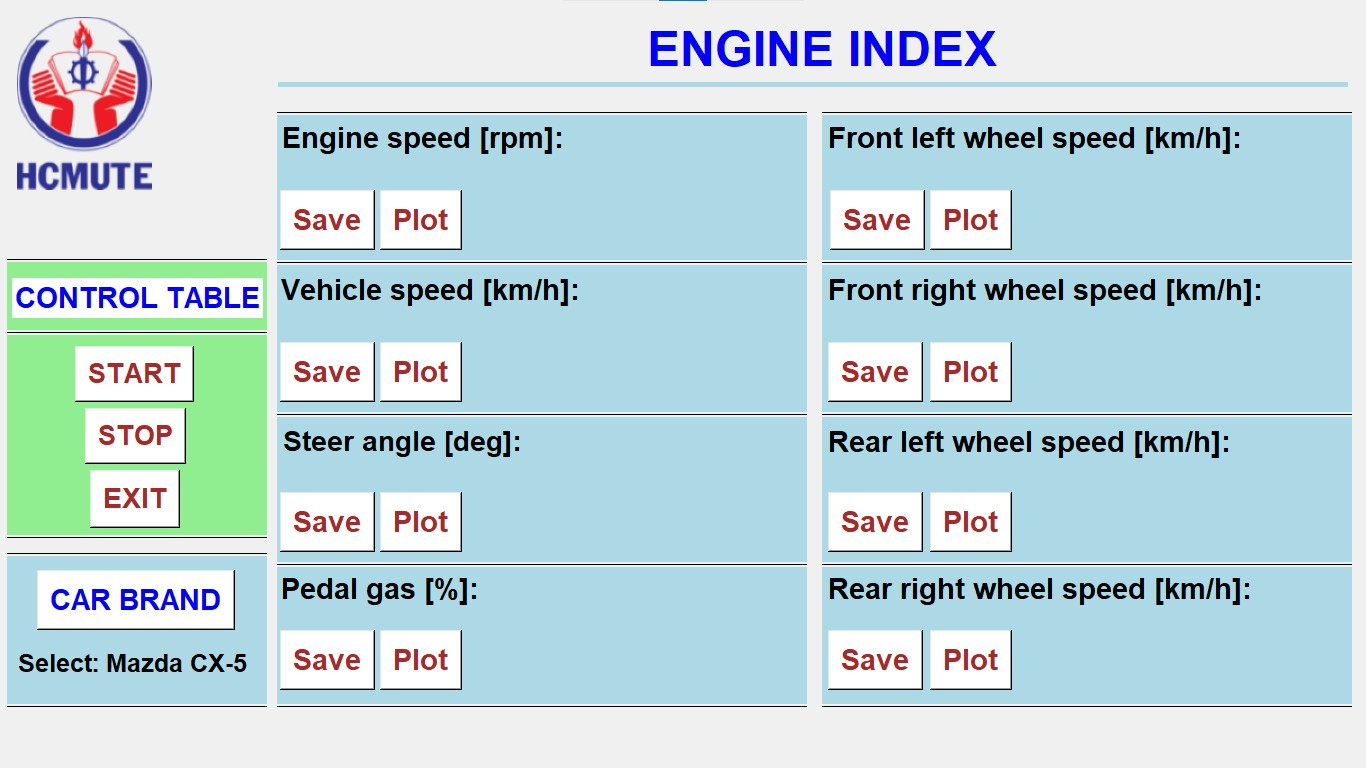

Recreate this plot in Python.
import os
import csv
import time
import serial
import matplotlib.pyplot as plt
from matplotlib.backends.backend_tkagg import FigureCanvasTkAgg
from tkinter import *
from tkinter import filedialog
from matplotlib.animation import FuncAnimation
from matplotlib.figure import Figure
from tkinter import messagebox
from tkinter import *

ser = serial.Serial('COM10', 115200) 

data_list1 = []
data_list2 = []
data_list3 = []
data_list4 = []
data_list5 = []
data_list6 = []
data_list7 = []
data_list8 = []
def exit_program():
    if messagebox.askokcancel("Exit", "Do you want to exit the program?"):
        win.destroy()
def show_car_brands():
    car_brands = [
        "Toyota",
        "Honda",
        "Ford",
        "Mazda CX-5",
         "Hyundai",
        "Mercedes",
        "BMW",
        "Volvo",
        "Peugeot",
    ]
    def select_car_brand(event):
        selected_index = listbox.curselection()
        if selected_index:
            selected_car_brand = listbox.get(selected_index)
            label.config(text=f"Select: {selected_car_brand}")
    window = Toplevel(win)
    window.title("Car brand list")
    scroll =Scrollbar(window)
    scroll.pack(side=RIGHT, fill=Y)
    listbox = Listbox(window, yscrollcommand=scroll.set) 
    for car_brand in car_brands:
        listbox.insert(END, car_brand)
    listbox.pack(side=LEFT, fill=BOTH)
    scroll.config(command=listbox.yview) 
    listbox.bind("<<ListboxSelect>>", select_car_brand)

def update_data():
    if ser.in_waiting > 0:
        data1 = ser.readline().decode().strip()
        value = int(data1)
        if 600 <= value <= 6000 :
          label1.config(text="Engine speed [rpm]: " + str(value))
          data_list1.append(value)
    if ser.in_waiting > 0:
        data2 = ser.readline().decode().strip()
        value = int(data2)
        if 0 <= value <= 18 :
          label2.config(text="Vehicle speed [km/h]: " + str(value))
          data_list2.append(value)
    if ser.in_waiting > 0: 
        data3 = ser.readline().decode().strip()  
        value = int(data3)
        if (-500 <= value <= 0) or (10 <= value <= 500) :
            label3.config(text="Steer angle [deg]: " + str(value))
            data_list3.append(value)
    if ser.in_waiting > 0: 
        data4 = ser.readline().decode().strip()  
        value = int(data4)
        if 0 <= value <= 70 :
            label4.config(text='Pedal gas [%]:' + str(value))
        data_list4.append(value)
    if ser.in_waiting > 0: 
        data5 = ser.readline().decode().strip()  
        value = int(data5)
        if 0 <= value <= 18 :
            label5.config(text=" Front left wheel speed[km/h]:" + str(value))
        data_list5.append(value)
    if ser.in_waiting > 0: 
        data6 = ser.readline().decode().strip()  
        value = int(data6)
        if 0 <= value <= 18 :
            label6.config(text=" Front right wheel speed[km/h]:" + str(value))
        data_list6.append(value)
    if ser.in_waiting > 0: 
        data7 = ser.readline().decode().strip()  
        value = int(data7)
        if 0 <= value <= 18 :
            label7.config(text=" Rear left wheel speed[km/h]:" + str(value))
        data_list7.append(value)     
    if ser.in_waiting > 0: 
        data8 = ser.readline().decode().strip()  
        value = int(data8)
        if 0 <= value <= 18 :
            label8.config(text=" Rear right wheel speed[km/h]:" + str(value))
        data_list8.append(value)
    if button_stop["state"] == "normal":
       button_start.after(100,update_data) 

def start_reading():
    button_start.config(state="disabled")
    button_stop.config(state="normal")
    update_data()
def stop_reading():
    button_start.config(state="normal")
    button_stop.config(state="disabled")

def save_data1():
    documents_folder = os.path.expanduser("~/Documents")
    if not os.path.exists(documents_folder):
        os.makedirs(documents_folder)
    file_path = filedialog.asksaveasfilename(initialdir=documents_folder, defaultextension='.csv')
    if file_path:
        with open(file_path, 'w', newline='') as data_file:
            writer = csv.writer(data_file)
            writer.writerow(['Time [sec]', 'Engine speed [rpm]'])  
            start_time = time.time()
            current_time = round(time.time() - start_time)
            for value in data_list1:  
                writer.writerow([current_time, value])  
                data_file.flush()  
                time.sleep(1) 
                current_time = round(time.time() - start_time)

def save_data2():
    documents_folder = os.path.expanduser("~/Documents")
    if not os.path.exists(documents_folder):
        os.makedirs(documents_folder)
    file_path = filedialog.asksaveasfilename(initialdir=documents_folder, defaultextension='.csv')
    if file_path:
        with open(file_path, 'w', newline='') as data_file:
            writer = csv.writer(data_file)
            writer.writerow(['Time [sec]','Vehicle speed [km/h]'])  
            start_time = time.time()
            current_time = round(time.time() - start_time)
            for value in data_list2:  
                writer.writerow([current_time, value])  
                data_file.flush()  
                time.sleep(1) 
                current_time = round(time.time() - start_time)

def save_data3():
    documents_folder = os.path.expanduser("~/Documents")
    if not os.path.exists(documents_folder):
        os.makedirs(documents_folder)
    file_path = filedialog.asksaveasfilename(initialdir=documents_folder, defaultextension='.csv')
    if file_path:
        with open(file_path, 'w', newline='') as data_file:
            writer = csv.writer(data_file)
            writer.writerow(['Time [sec]','Steer angle [deg]'])  
            start_time = time.time()
            current_time = round(time.time() - start_time)
            for value in data_list3:  
                writer.writerow([current_time, value])  
                data_file.flush()  
                time.sleep(1)  
                current_time = round(time.time() - start_time)

def save_data4():
    documents_folder = os.path.expanduser("~/Documents")
    if not os.path.exists(documents_folder):
        os.makedirs(documents_folder)
    file_path = filedialog.asksaveasfilename(initialdir=documents_folder, defaultextension='.csv')
    if file_path:
        with open(file_path, 'w', newline='') as data_file:
            writer = csv.writer(data_file)
            writer.writerow(['Time [sec]','Pedal gas [%]']) 
            start_time = time.time()
            current_time = round(time.time() - start_time)
            for value in data_list4: 
                writer.writerow([current_time, value])  
                data_file.flush()  
                time.sleep(1) 
                current_time = round(time.time() - start_time)     

def save_data5():
    documents_folder = os.path.expanduser("~/Documents")
    if not os.path.exists(documents_folder):
        os.makedirs(documents_folder)
    file_path = filedialog.asksaveasfilename(initialdir=documents_folder, defaultextension='.csv')
    if file_path:
        with open(file_path, 'w', newline='') as data_file:
            writer = csv.writer(data_file)
            writer.writerow(['Time [sec]','Front left wheel speed [km/h]']) 
            start_time = time.time()
            current_time = round(time.time() - start_time)
            for value in data_list5: 
                writer.writerow([current_time, value])  
                data_file.flush()  
                time.sleep(1) 
                current_time = round(time.time() - start_time)

def save_data6():
    documents_folder = os.path.expanduser("~/Documents")
    if not os.path.exists(documents_folder):
        os.makedirs(documents_folder)
    file_path = filedialog.asksaveasfilename(initialdir=documents_folder, defaultextension='.csv')
    if file_path:
        with open(file_path, 'w', newline='') as data_file:
            writer = csv.writer(data_file)
            writer.writerow(['Time [sec]','Front right wheel speed [km/h]'])  
            start_time = time.time()
            current_time = round(time.time() - start_time)
            for value in data_list6:  
                writer.writerow([current_time, value])  
                data_file.flush()  
                time.sleep(1) 
                current_time = round(time.time() - start_time)

def save_data7():
    documents_folder = os.path.expanduser("~/Documents")
    if not os.path.exists(documents_folder):
        os.makedirs(documents_folder)
    file_path = filedialog.asksaveasfilename(initialdir=documents_folder, defaultextension='.csv')
    if file_path:
        with open(file_path, 'w', newline='') as data_file:
            writer = csv.writer(data_file)
            writer.writerow(['Time [sec]','Rear left wheel speed [km/h]'])  
            start_time = time.time()
            current_time = round(time.time() - start_time)
            for value in data_list7:  
                writer.writerow([current_time, value])  
                data_file.flush() 
                time.sleep(1)  
                current_time = round(time.time() - start_time)

def save_data8():
    documents_folder = os.path.expanduser("~/Documents")
    if not os.path.exists(documents_folder):
        os.makedirs(documents_folder)
    file_path = filedialog.asksaveasfilename(initialdir=documents_folder, defaultextension='.csv')
    if file_path:
        with open(file_path, 'w', newline='') as data_file:
            writer = csv.writer(data_file)
            writer.writerow(['Time [sec]','Rear right wheel speed [km/h]']) 
            start_time = time.time()
            current_time = round(time.time() - start_time)
            for value in data_list8:  
                writer.writerow([current_time, value])  
                data_file.flush()  
                time.sleep(1)  
                current_time = round(time.time() - start_time)

def update_plot1(i):
    time = list(range(len(data_list1)))
    ax1.clear()
    ax1.plot(time, data_list1)
    ax1.set_xlabel('Time [sec]')
    ax1.set_ylabel('Engine speed [rpm]')
    ax1.set_xticks(time[::10])  
    ax1.legend()
def show_plot1():
    global plot_window1, fig1, ax1, ani1
    if not plot_window1:
        plot_window1 = Toplevel(win)
        plot_window1.title("Engine speed [rpm]")
        fig1 = Figure(figsize=(5,4 ), dpi = 100)
        ax1 = fig1.add_subplot(1, 1, 1)
        canvas1 = FigureCanvasTkAgg(fig1, master=plot_window1)
        canvas1_widget = canvas1.get_tk_widget()
        canvas1_widget.pack()
        ani1 = FuncAnimation(fig1, update_plot1,cache_frame_data=False, interval=2000)
    
def update_plot2(i):
    time = list(range(len(data_list2)))
    ax2.clear()
    ax2.plot(time, data_list2)
    ax2.set_xlabel('Time [sec]')
    ax2.set_ylabel('Vehicle speed [km/h]')
    ax2.set_xticks(time[::10])  
    ax2.legend()
def show_plot2():
    global plot_window2, fig2, ax2, ani2
    if not plot_window2:
        plot_window2 = Toplevel(win)
        plot_window2.title("Vehicle speed [km/h]")
        fig2 = Figure(figsize=(5, 4), dpi=100)
        ax2 = fig2.add_subplot(1, 1, 1)
        canvas2 = FigureCanvasTkAgg(fig2, master=plot_window2)
        canvas2_widget = canvas2.get_tk_widget()
        canvas2_widget.pack()
        ani2 = FuncAnimation(fig2, update_plot2, interval=2000)

def update_plot3(i):
    time = list(range(len(data_list3)))
    ax3.clear()
    ax3.plot(time, data_list3) 
    ax3.axhline(0, color='black', linewidth=0.5)  
    ax3.set_xlabel('Time [sec]')
    ax3.set_ylabel('Steer angle [deg]')
    ax3.set_xticks(time[::10])  
    ax3.legend()
def show_plot3():
    global plot_window3, fig3, ax3, ani3
    if not plot_window3:
        plot_window3 = Toplevel(win)
        plot_window3.title("Steer angle [deg]")
        fig3 = Figure(figsize=(5, 4), dpi=100)
        ax3 = fig3.add_subplot(1, 1, 1)
        canvas3 = FigureCanvasTkAgg(fig3, master=plot_window3)
        canvas3_widget = canvas3.get_tk_widget()
        canvas3_widget.pack()
        ani3 = FuncAnimation(fig3, update_plot3, interval=2000)

def update_plot4(i):
    time = list(range(len(data_list4)))
    ax4.clear()
    ax4.plot(time, data_list4) 
    ax4.set_xlabel('Time [sec]')
    ax4.set_ylabel('Pedal gas [%]')
    ax4.set_xticks(time[::10]) 
    ax4.legend()
def show_plot4():
    global plot_window4, fig4, ax4, ani4
    if not plot_window4:
        plot_window4 = Toplevel(win)
        plot_window4.title("Pedal gas [%]")
        fig4 = Figure(figsize=(5, 4), dpi=100)
        ax4 = fig4.add_subplot(1, 1, 1)
        canvas4 = FigureCanvasTkAgg(fig4, master=plot_window4)
        canvas4_widget = canvas4.get_tk_widget()
        canvas4_widget.pack()
        ani4 = FuncAnimation(fig4, update_plot4, interval=2000)

def update_plot5(i):
    time = list(range(len(data_list5)))
    ax5.clear()
    ax5.plot(time, data_list5)
    ax5.set_xlabel('Time [sec]')
    ax5.set_ylabel('Front left wheel speed [km/h]')
    ax5.set_xticks(time[::10])  
def show_plot5():
    global plot_window5, fig5, ax5, ani5
    if not plot_window5:
        plot_window5 = Toplevel(win)
        plot_window5.title("Front left wheel speed [km/h]")
        fig5 = Figure(figsize=(5, 4), dpi=100)
        ax5 = fig5.add_subplot(1, 1, 1)
        canvas5 = FigureCanvasTkAgg(fig5, master=plot_window5)
        canvas5_widget = canvas5.get_tk_widget()
        canvas5_widget.pack()
        ani5 = FuncAnimation(fig5, update_plot5, interval=2000)

def update_plot6(i):
    time = list(range(len(data_list6)))
    ax6.clear()
    ax6.plot(time, data_list6, label='Front right wheel speed [km/h]')
    ax6.set_xlabel('Time [sec]')
    ax6.set_ylabel('Front right wheel speed [km/h]')
    ax6.set_xticks(time[::10]) 
    ax6.legend()
def show_plot6():
    global plot_window6, fig6, ax6, ani6
    if not plot_window6:
        plot_window6 = Toplevel(win)
        plot_window6.title("Front right wheel speed [km/h]")
        fig6 = Figure(figsize=(5, 4), dpi=100)
        ax6 = fig6.add_subplot(1, 1, 1)
        canvas6= FigureCanvasTkAgg(fig6, master=plot_window6)
        canvas6_widget = canvas6.get_tk_widget()
        canvas6_widget.pack()
        ani6 = FuncAnimation(fig6, update_plot6, interval=2000)

def update_plot7(i):
    time = list(range(len(data_list7)))
    ax7.clear()
    ax7.plot(time, data_list7)
    ax7.set_xlabel('Time [sec]')
    ax7.set_ylabel('Rear left wheel speed [km/h]')
    ax7.set_xticks(time[::10])  
    ax7.legend()
def show_plot7():
    global plot_window7, fig7, ax7, ani7
    if not plot_window7:
        plot_window7 = Toplevel(win)
        plot_window7.title("Rear left wheel speed [km/h]")
        fig7 = Figure(figsize=(5, 4), dpi=100)
        ax7 = fig7.add_subplot(1, 1, 1)
        canvas7= FigureCanvasTkAgg(fig7, master=plot_window7)
        canvas7_widget = canvas7.get_tk_widget()
        canvas7_widget.pack()
        ani7 = FuncAnimation(fig7, update_plot7, interval=2000)

def update_plot8(i):
    time = list(range(len(data_list8)))
    ax8.clear()
    ax8.plot(time, data_list8)
    ax8.set_xlabel('Time [sec]')
    ax8.set_ylabel('Rear right wheel speed [km/h]')
    ax8.set_xticks(time[::10])  
    ax8.legend()
def show_plot8():
    global plot_window8, fig8, ax8, ani8
    if not plot_window8:
        plot_window8 = Toplevel(win)
        plot_window8.title("Rear right wheel speed [km/h]")
        fig8 = Figure(figsize=(5, 4), dpi=100)
        ax8 = fig8.add_subplot(1, 1, 1)
        canvas8= FigureCanvasTkAgg(fig8, master=plot_window8)
        canvas8_widget = canvas8.get_tk_widget()
        canvas8_widget.pack()
        ani8 = FuncAnimation(fig8, update_plot8, interval=2000)

win=Tk()
win.geometry('1600x770')
win.attributes('-fullscreen', True)
win.title('Engine index')
def exit_fullscreen(event):
     win.attributes('-fullscreen', False)
win.bind("<Escape>", exit_fullscreen)

photo_image = PhotoImage(file="C:\image\hcmute.png")
hcmute = Label(win, image=photo_image)
hcmute.place(x=15, y=15)
lbl = Label(win, text=" ENGINE INDEX ", font=('Arial 37 bold'), fg='blue')
lbl.place ( x= 630, y=18)
BangDK0 = Canvas(win, bg="lightgreen", height=280, width=260)
BangDK0.place(x=5, y=257)
Label9 = Label(win, text="CONTROL TABLE", font=('Arial 22 bold'),  fg = "blue",bg = 'white')
Label9.place(x=12, y=278)
BangDK1 = Canvas(win, bg="lightblue", height=595, width=530)
BangDK1.place(x=275, y=110)
BangDK2 = Canvas(win, bg="lightblue", height=595, width=530)
BangDK2.place(x=820, y=110)
BangDK3 = Canvas(win, bg="lightblue", height=155, width=260)
BangDK3.place(x=5, y=550)
label =Label(win, text="", font = "Arial 19 bold", bg ="lightblue")
label.place(x=15, y=645)

label1 = Label(win, text="Engine speed [rpm]:", font=('Arial 22 bold'),bg= "lightblue" ,fg='black')
label1.place(x=279, y= 118)
label2 = Label(win, text="Vehicle speed [km/h]:", font=('Arial 22 bold'),bg='lightblue', fg='black')
label2.place(x=278, y=270)
label3 = Label(win, text="Steer angle [deg]:", font=('Arial 21 bold '),bg='lightblue', fg='black')
label3.place(x=280, y=422)
label4 = Label(win, text="Pedal gas [%]:", font=('Arial 22 bold '),bg='lightblue', fg='black')
label4.place(x=278, y=569)
label5 = Label(win, text="Front left wheel speed [km/h]:", font=('Arial 22 bold'),bg='lightblue', fg='black')
label5.place(x=825, y=118)
label6 = Label(win, text="Front right wheel speed [km/h]:", font=('Arial 22 bold '),bg='lightblue', fg='black')
label6.place(x=825, y=270)
label7 = Label(win, text="Rear left wheel speed [km/h]:", font=('Arial 22 bold '),bg='lightblue', fg='black')
label7.place(x=825, y=422)
label8 = Label(win, text="Rear right wheel speed [km/h]:", font=('Arial 22 bold '),bg='lightblue', fg='black')
label8.place(x=825, y= 569)

lineTieuDe = Canvas(win, bg="lightblue", height=5, width = 1070)
lineTieuDe.place(x=276, y=80)
lineTieuDe2 = Canvas(win, bg="black", height=1, width = 260)
lineTieuDe2.place(x=5, y=330)
lineTieuDe3 = Canvas(win, bg="black", height=1, width = 260)
lineTieuDe3.place(x=5, y=257)
lineTieuDe4 = Canvas(win, bg="black", height=1, width = 530)
lineTieuDe4.place(x=275, y=110)
lineTieuDe5 = Canvas(win, bg="black", height=1, width = 530)
lineTieuDe5.place(x=275, y=260)
lineTieuDe6 = Canvas(win, bg="black", height=1, width = 530)
lineTieuDe6.place(x=275, y=412)
lineTieuDe7 = Canvas(win, bg="black", height=1, width = 530)
lineTieuDe7.place(x=275, y=562)
lineTieuDe8 = Canvas(win, bg="black", height=1, width = 530)
lineTieuDe8.place(x=275, y=704)
lineTieuDe9 = Canvas(win, bg="black", height=1, width = 530)
lineTieuDe9.place(x=820, y=110)
lineTieuDe10 = Canvas(win, bg="black", height=1, width = 530)
lineTieuDe10.place(x=820, y=260)
lineTieuDe11 = Canvas(win, bg="black", height=1, width = 530)
lineTieuDe11.place(x=820, y=412)
lineTieuDe12 = Canvas(win, bg="black", height=1, width = 530)
lineTieuDe12.place(x=820, y= 562)
lineTieuDe13 = Canvas(win, bg="black", height=1, width = 530)
lineTieuDe13.place(x=820, y= 704)
lineTieuDe14 = Canvas(win, bg="black", height=1, width = 260)
lineTieuDe14.place(x=5, y= 535)
lineTieuDe14 = Canvas(win, bg="black", height=1, width = 260)
lineTieuDe14.place(x=5, y= 551)
lineTieuDe15 = Canvas(win, bg="black", height=1, width = 260)
lineTieuDe15.place(x=5, y= 704)

button_car_brand =Button(win, text="CAR BRAND", font=('Arial 22 bold'),  fg = "blue",bg = 'white', command=show_car_brands)
button_car_brand.place(x=37, y=570)
button_exit = Button(win, text="EXIT", font = "Arial 21 bold" , fg = "brown" , bg = "white" ,command=exit_program)
button_exit.place(x= 90,y=470)
button_start = Button(win, text="START", font=('Arial 20 bold '), bg='white', fg='brown', command=start_reading)
button_start.place(x=75, y=346)
button_stop = Button(win, text="STOP", font=('Arial 20 bold '),bg='white', fg='brown', command=stop_reading)
button_stop.place(x=85, y=408)
button_save = Button(win, text="Save", font=('arial 22 bold'), fg='brown', bg='white', command=save_data1)
button_save.place(x=280, y=190)
button_save = Button(win, text="Save", font=('arial 22 bold'), fg='brown', bg='white', command=save_data2)
button_save.place(x=280, y=342)
button_save = Button(win, text="Save", font=('arial 22 bold'), fg='brown', bg='white', command=save_data3)
button_save.place(x=280, y=492)
button_save = Button(win, text="Save", font=('arial 22 bold'), fg='brown', bg='white', command=save_data4)
button_save.place(x=280, y=630)
button_save = Button(win, text="Save", font=('arial 22 bold'), fg='brown', bg='white', command=save_data5)
button_save.place(x=830, y=190)
button_save = Button(win, text="Save", font=('arial 22 bold'), fg='brown', bg='white', command=save_data6)
button_save.place(x=828, y=342)
button_save = Button(win, text="Save", font=('arial 22 bold'), fg='brown', bg='white', command=save_data7)
button_save.place(x=828, y=492)
button_save = Button(win, text="Save", font=('arial 22 bold'), fg='brown', bg='white', command=save_data8)
button_save.place(x=828, y=630)

button_plot = Button(win, text="Plot",font =('arial 22 bold'), fg='brown', bg='white' ,command=show_plot1)
plot_window1 = None
button_plot.place (x=380, y=190)
button_plot = Button(win, text="Plot",font =('arial 22 bold'),fg='brown', bg='white' ,command=show_plot2)
button_plot.place (x=380, y=342)
plot_window2 = None
button_plot = Button(win, text="Plot",font =('arial 22 bold'), fg='brown', bg='white' ,command=show_plot3)
button_plot.place (x=380, y=492)
plot_window3 = None
button_plot = Button(win, text="Plot",font =('arial 22 bold'),fg='brown', bg='white' ,command=show_plot4)
button_plot.place (x=380, y=630)
plot_window4 = None
button_plot = Button(win, text="Plot",font =('arial 22 bold'),fg='brown', bg='white' ,command=show_plot5)
plot_window5 = None
button_plot.place (x=930, y=190)
button_plot = Button(win, text="Plot",font =('arial 22 bold'), fg='brown', bg='white' ,command=show_plot6)
button_plot.place (x=930, y=342)
plot_window6 = None
button_plot = Button(win, text="Plot",font =('arial 22 bold'), fg='brown', bg='white' ,command=show_plot7)
button_plot.place (x=930, y=492)
plot_window7 = None
button_plot = Button(win, text="Plot",font =('arial 22 bold'), fg='brown', bg='white' ,command=show_plot8)
plot_window8 = None
button_plot.place (x=930, y=630)
win.mainloop()
